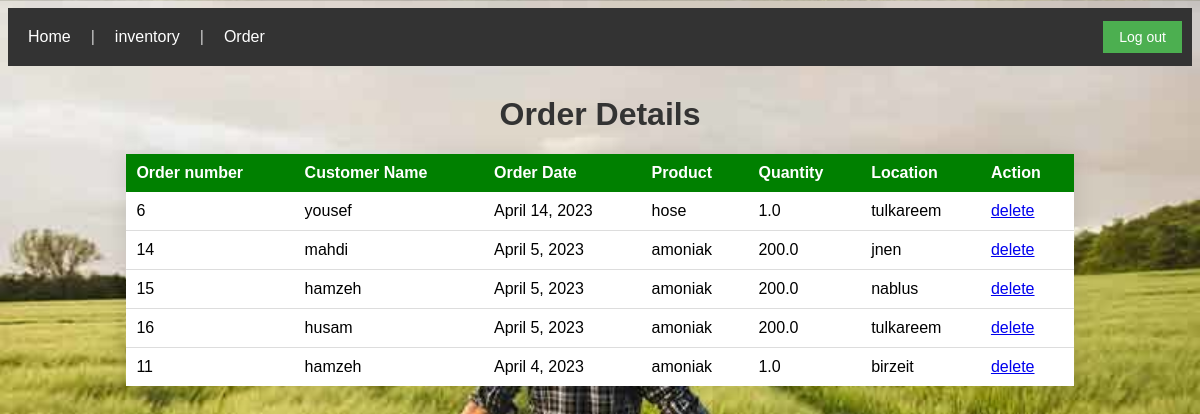
Screenshot of /show_list_order (signed in) with the database file from the repository.
### imsapp/models.py (models this page shows)
class Order(models.Model):
    user = models.ForeignKey(User,related_name="orders_made",on_delete=models.CASCADE)
    product = models.ManyToManyField(Product,related_name='ordered_products')
    order_date = models.DateField()
    customer_name = models.CharField(max_length=255)
    location = models.CharField(max_length=45)
    quantity_order=models.FloatField(default=1)
    created_at = models.DateTimeField(auto_now_add=True)
    updated_at = models.DateTimeField(auto_now=True)
    objects=ordertManager()

class Product(models.Model):
    name=models.TextField()
    price=models.FloatField()
    quantity=models.FloatField()
    description=models.TextField()
    categoies=models.ManyToManyField(Catogrey,related_name='products')
    created_at = models.DateTimeField(auto_now_add=True)
    updated_at = models.DateTimeField(auto_now=True)
    objects=ProductManager()

### imsapp/views.py (the view)
# urls.py: path('show_list_order',views.show_list_order),
def show_list_order(request):
    if 'user' not in request.session:
        return redirect('/log_out')
    data={
        'order':Order.objects.all().order_by('-order_date'),
        'user':User.objects.get(id=request.session['user']),
    }
    return render(request,'show_list_order.html',data)

### imsapp/templates/show_list_order.html (shortened to what this page needs)
<!DOCTYPE html>
<html lang="en">
<head>
    {% load static %}
    <link rel="stylesheet" href="{% static 'home.css' %}">
</head>
<body>
    <div class="nav-bar">
        <div class="nav-bar1" >
                <a href="/home"> Home </a>
                <p>|</p>
                <a href="/inventory"> inventory </a>
                <p>|</p>
                <a href="/order/{{user.id}}"> Order </a>
        </div>
        <div class="nav-bar2">
            <form action="/log_out" method="post">
                <input type="submit" value="Log out">
            </form>
        </div>
    </div>
    <h1>Order Details</h1>
    <table>
        <tr>
            <th>Order number</th>
            <th>Customer Name</th>
            <th>Order Date</th>
            <th>Product</th>
            <th>Quantity</th>
            <th>Location</th>
            <th>Action</th>
        </tr>
        {%for ord in order%}
        <tr>
            <td>{{ord.id}}</td>
            <td>{{ord.customer_name}}</td>
            <td>{{ord.order_date}} </td>
            <td>{% for pro in ord.product.all %}
                {{pro.name}}
                {%endfor%}</td>
            <td>{{ord.quantity_order}}</td>
            <td>{{ord.location}}</td>
            <td><a href="/delete_order/{{ord.id}}">delete</a></td>
            {%endfor%}
        </tr>
    </table>
</body>
</html>

### imsapp/static/home.css (style rules this page uses)
body { background-image: url("farmer4.jpg"); background-size: 100%; }
.nav-bar { display: flex; justify-content: space-between; align-items: center; background-color: #333; color: #fff; padding: 10px; }
.nav-bar1 { display: flex; align-items: center; }
.nav-bar1 a { color: #fff; text-decoration: none; padding: 10px; }
.nav-bar1 p { color: #ccc; margin: 0 10px; }
.nav-bar2 form { margin: 0; }
.nav-bar2 input[type="submit"] { background-color: #4CAF50; border: none; color: white; padding: 8px 16px; text-align: center; text-decoration: none; display: inline-block; font-size: 14px; margin: 0; cursor: pointer; }

### imsapp/templates/show_list_order.html (style rules this page uses)
body { font-family: Arial, sans-serif; background-color: #f5f5f5; }
h1 { color: #333; text-align: center; margin-top: 30px; }
table { border-collapse: collapse; margin: 0 auto; width: 80%; background-color: #fff; box-shadow: 0 0 20px rgba(0, 0, 0, 0.1); }
th { background-color: green; color: #fff; font-weight: bold; text-align: left; padding: 10px; }
td { border-bottom: 1px solid #ddd; padding: 10px; }
tr:last-child td { border-bottom: none; }

### rows the page displays
Order: id "6", customer_name "yousef", order_date "April 14, 2023", quantity_order "1.0", location "tulkareem"
Product: name "hose"
Order: id "14", customer_name "mahdi", order_date "April 5, 2023", quantity_order "200.0", location "jnen"
Product: name "amoniak"
Order: id "15", customer_name "hamzeh", order_date "April 5, 2023", quantity_order "200.0", location "nablus"
Order: id "16", customer_name "husam", order_date "April 5, 2023", quantity_order "200.0", location "tulkareem"
Order: id "11", customer_name "hamzeh", order_date "April 4, 2023", quantity_order "1.0", location "birzeit"
